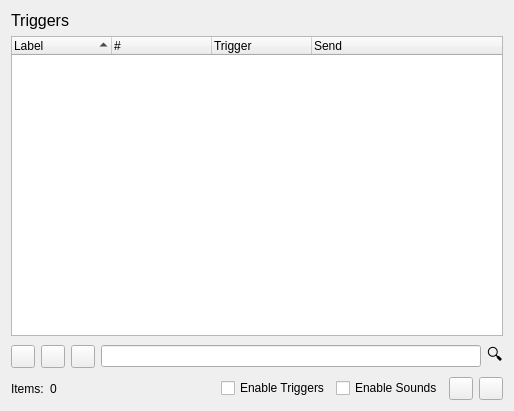
<?xml version="1.0" encoding="UTF-8"?>
<ui version="4.0">
 <class>PrefsTriggers</class>
 <widget class="QWidget" name="PrefsTriggers">
  <property name="geometry">
   <rect>
    <x>0</x>
    <y>0</y>
    <width>514</width>
    <height>411</height>
   </rect>
  </property>
  <property name="windowTitle">
   <string>Dialog</string>
  </property>
  <layout class="QVBoxLayout" name="verticalLayout">
   <item>
    <widget class="QLabel" name="label_title">
     <property name="sizePolicy">
      <sizepolicy hsizetype="Preferred" vsizetype="Fixed">
       <horstretch>0</horstretch>
       <verstretch>0</verstretch>
      </sizepolicy>
     </property>
     <property name="font">
      <font>
       <pointsize>12</pointsize>
      </font>
     </property>
     <property name="text">
      <string>Triggers</string>
     </property>
    </widget>
   </item>
   <item>
    <widget class="QTreeWidget" name="tree">
     <property name="dragEnabled">
      <bool>false</bool>
     </property>
     <property name="selectionMode">
      <enum>QAbstractItemView::SelectionMode::ExtendedSelection</enum>
     </property>
     <property name="rootIsDecorated">
      <bool>true</bool>
     </property>
     <property name="uniformRowHeights">
      <bool>true</bool>
     </property>
     <property name="sortingEnabled">
      <bool>true</bool>
     </property>
     <property name="animated">
      <bool>true</bool>
     </property>
     <property name="allColumnsShowFocus">
      <bool>true</bool>
     </property>
     <column>
      <property name="text">
       <string>Label</string>
      </property>
     </column>
     <column>
      <property name="text">
       <string>#</string>
      </property>
     </column>
     <column>
      <property name="text">
       <string>Trigger</string>
      </property>
     </column>
     <column>
      <property name="text">
       <string>Send</string>
      </property>
     </column>
    </widget>
   </item>
   <item>
    <layout class="QHBoxLayout" name="_control">
     <item>
      <widget class="QToolButton" name="add">
       <property name="text">
        <string/>
       </property>
       <property name="icon">
        <iconset theme="QIcon::ThemeIcon::ListAdd"/>
       </property>
      </widget>
     </item>
     <item>
      <widget class="QToolButton" name="remove">
       <property name="text">
        <string/>
       </property>
       <property name="icon">
        <iconset theme="QIcon::ThemeIcon::ListRemove"/>
       </property>
      </widget>
     </item>
     <item>
      <widget class="QToolButton" name="edit">
       <property name="text">
        <string/>
       </property>
       <property name="icon">
        <iconset theme="QIcon::ThemeIcon::MailMessageNew"/>
       </property>
      </widget>
     </item>
     <item>
      <widget class="QLineEdit" name="search">
       <property name="clearButtonEnabled">
        <bool>true</bool>
       </property>
      </widget>
     </item>
     <item>
      <widget class="QLabel" name="label_search">
       <property name="font">
        <font>
         <pointsize>12</pointsize>
        </font>
       </property>
       <property name="text">
        <string>🔍</string>
       </property>
      </widget>
     </item>
    </layout>
   </item>
   <item>
    <layout class="QHBoxLayout" name="horizontalLayout">
     <item>
      <widget class="QLabel" name="label_item_count">
       <property name="text">
        <string>Items:</string>
       </property>
      </widget>
     </item>
     <item>
      <widget class="QLabel" name="item_count">
       <property name="text">
        <string>0</string>
       </property>
      </widget>
     </item>
     <item>
      <spacer name="horizontalSpacer">
       <property name="orientation">
        <enum>Qt::Orientation::Horizontal</enum>
       </property>
       <property name="sizeHint" stdset="0">
        <size>
         <width>40</width>
         <height>20</height>
        </size>
       </property>
      </spacer>
     </item>
     <item>
      <widget class="QCheckBox" name="EnableTriggers">
       <property name="text">
        <string>Enable Triggers</string>
       </property>
      </widget>
     </item>
     <item>
      <widget class="QCheckBox" name="EnableTriggerSounds">
       <property name="text">
        <string>Enable Sounds</string>
       </property>
      </widget>
     </item>
     <item>
      <widget class="QToolButton" name="export_xml">
       <property name="text">
        <string/>
       </property>
       <property name="icon">
        <iconset theme="QIcon::ThemeIcon::EditCopy"/>
       </property>
      </widget>
     </item>
     <item>
      <widget class="QToolButton" name="import_xml">
       <property name="text">
        <string/>
       </property>
       <property name="icon">
        <iconset theme="QIcon::ThemeIcon::EditPaste"/>
       </property>
      </widget>
     </item>
    </layout>
   </item>
  </layout>
 </widget>
 <resources/>
 <connections>
  <connection>
   <sender>EnableTriggers</sender>
   <signal>toggled(bool)</signal>
   <receiver>EnableTriggerSounds</receiver>
   <slot>setEnabled(bool)</slot>
   <hints>
    <hint type="sourcelabel">
     <x>342</x>
     <y>398</y>
    </hint>
    <hint type="destinationlabel">
     <x>403</x>
     <y>390</y>
    </hint>
   </hints>
  </connection>
 </connections>
</ui>
